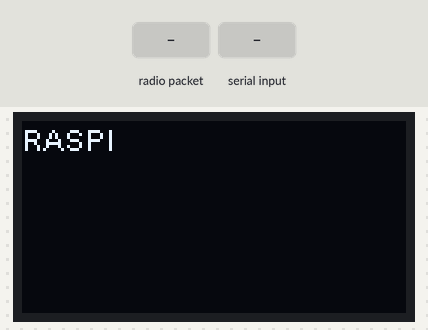
Simulated run of this sketch. Board: ESP32. On the bench: 128×64 one-colour display. Inputs (shaded band) come from the test bench. What the sketch prints to the serial monitor is not drawn.

Above: at 1.5 s.
1.6 s: radio packet "1" arrives
At 1.9 s:
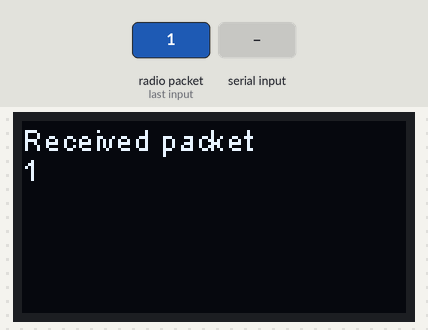
3.1 s: "1" received over Serial
At 4.0 s:
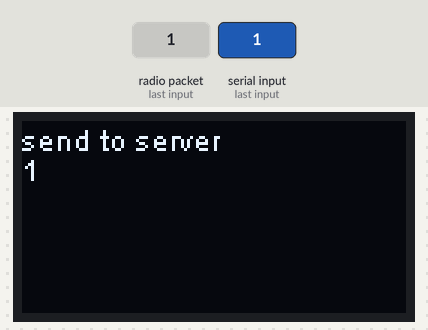
Timing chart, 0 to 6.1 s (numbered marks = the images above; inputs shaded):
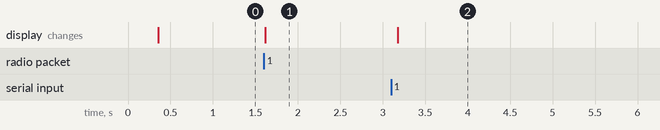

The sketch:

raspi.ino
```cpp
//raspi

#include "heltec.h"

#define BAND    433E6  //you can set band here directly,e.g. 868E6,915E6
String receivePacket = "";
String sendPacket = "";

void setup() {
  // put your setup code here, to run once:
  Serial.begin(115200);
  Heltec.begin(true /*DisplayEnable Enable*/, true /*Heltec.LoRa Disable*/, true /*Serial Enable*/, true /*PABOOST Enable*/, BAND /*long BAND*/);
  Heltec.display -> clear();
  Heltec.display -> drawString(0, 0, "RASPI");
  Heltec.display -> display();
}

void loop() {
  // put your main code here, to run repeatedly:


  //Receive From raspi
  while(Serial.available()){
    sendPacket += (char)Serial.read();
  }

  if( sendPacket != 0){
    //send Packet to server
    LoRa.beginPacket();
    LoRa.setTxPower(14,RF_PACONFIG_PASELECT_PABOOST);
    LoRa.print("From raspi\n");
    LoRa.print(sendPacket);
    LoRa.endPacket();

    //display print
    displaySendPacket();
    sendPacket = "";
  }

  // Receive packet From server
  int packetSize = LoRa.parsePacket();
  if (packetSize) {
    // received a packet
//    Serial.print("Received packet '");
    // read packet
    receivePacket = "";
    while (LoRa.available()) {
      receivePacket += (char)LoRa.read();
    }
    Serial.print(receivePacket);
    // print RSSI of packet
//    Serial.print("' with RSSI ");
//    Serial.println(LoRa.packetRssi());
    displayReceivePacket();
    packetSize = false;
  }
}
void displayReceivePacket()
{
    Heltec.display -> setColor(BLACK);
    Heltec.display -> clear();
    Heltec.display -> setColor(WHITE);
    Heltec.display -> clear();
    Heltec.display -> drawString(0, 0, "Received packet ");
    Heltec.display -> drawString(0, 10, receivePacket);
    Heltec.display -> display();
    delay(100);
}

void displaySendPacket()
{
    Heltec.display -> setColor(BLACK);
    Heltec.display -> clear();
    Heltec.display -> setColor(WHITE);
    Heltec.display -> drawString(0, 0, "send to server ");
    Heltec.display -> drawString(0, 10, sendPacket);
    Heltec.display -> display();
}
```

Measured:
- after the input at 1.6 s, the display: changes at once (image 1)
- after the input at 3.1 s, the display: changes after 0.07 s (image 2)
